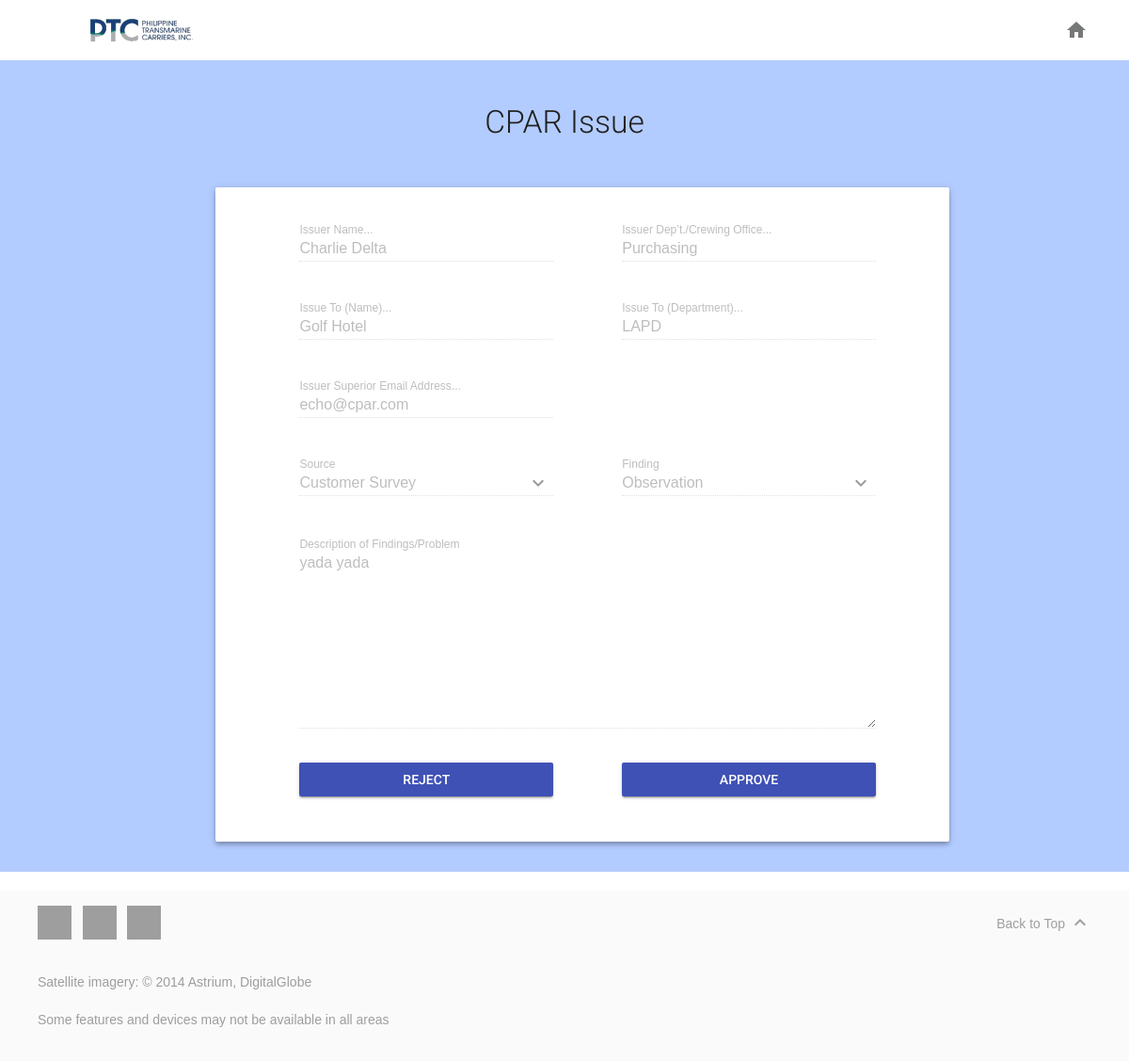
Screenshot of /superior-validate-cpar.php?issue_id_to_validate=19 (signed in) with the database file from the repository.
### tables this page shows
CREATE TABLE `iss` (
  `ISS_ID` int(11) NOT NULL AUTO_INCREMENT,
  `ISS_SRC` varchar(50) DEFAULT NULL,
  `ISS_FNDNG` varchar(50) DEFAULT NULL,
  `ISS_FNDNG_DSC` longtext,
  `ISS_APPRVL_STS` varchar(50) DEFAULT NULL,
  `ISS_VLDT_STS` varchar(50) DEFAULT NULL,
  `ISS_RSN_FR_DNL` longtext,
  `ISS_DT` date DEFAULT NULL,
  `ISS_TM` time DEFAULT NULL,
  `ISS_USR_ISSR_ID` int(11) DEFAULT NULL,
  `ISS_USR_SPR_ID` int(11) DEFAULT NULL,
  `ISS_USR_CNCRN_ID` int(11) DEFAULT NULL,
  `ISS_CNCRN_ID` int(11) DEFAULT NULL,
  `ISS_DT_CRTD` date DEFAULT NULL,
  `ISS_DT_APPRVD` date DEFAULT NULL,
  PRIMARY KEY (`ISS_ID`),
  KEY `ISS_USR_ID` (`ISS_USR_ISSR_ID`),
  KEY `ISS_USR_SPR_ID` (`ISS_USR_SPR_ID`),
  KEY `ISS_USR_CNCRN_ID` (`ISS_USR_CNCRN_ID`),
  KEY `ISS_CNCRN_ID` (`ISS_CNCRN_ID`)
);

CREATE TABLE `usr` (
  `USR_ID` int(11) unsigned NOT NULL AUTO_INCREMENT,
  `USR_NM` varchar(25) DEFAULT NULL,
  `USR_EML` varchar(25) DEFAULT NULL,
  `USR_DPRTMNT` varchar(25) DEFAULT NULL,
  `USR_ACCNT_ID` int(11) unsigned DEFAULT NULL,
  `USR_ACCNT_TYP_ID` int(11) unsigned DEFAULT NULL,
  PRIMARY KEY (`USR_ID`),
  KEY `U_ACCNT_ID` (`USR_ACCNT_ID`),
  KEY `USR_ACCNT_TYP` (`USR_ACCNT_TYP_ID`)
);

### include/superior_get_issue_data.php (called while the page is built, shortened)
<?php
require_once('connect/connect.php');
if(isset($_GET['issue_id_to_validate'])) {
	if($sql = mysqli_query($con, 'SELECT * FROM ISS, USR WHERE ISS_ID = ' . $_GET['issue_id_to_validate'] . ' AND ISS.ISS_USR_ISSR_ID=USR.USR_ID LIMIT 1')) {
		while ($row = mysqli_fetch_array($sql, MYSQLI_ASSOC)) {
			$issr_array[] = $row;
		}
	}
	if($sql = mysqli_query($con, 'SELECT * FROM ISS, USR WHERE ISS_ID = ' . $_GET['issue_id_to_validate'] . ' AND ISS.ISS_USR_SPR_ID=USR.USR_ID LIMIT 1')) {
		while ($row = mysqli_fetch_array($sql, MYSQLI_ASSOC)) {
			$spr_array[] = $row;
		}
	}
	if($sql = mysqli_query($con, 'SELECT * FROM ISS, USR WHERE ISS_ID = ' . $_GET['issue_id_to_validate'] . ' AND ISS.ISS_USR_CNCRN_ID=USR.USR_ID LIMIT 1')) {
		while ($row = mysqli_fetch_array($sql, MYSQLI_ASSOC)) {
			$cncrn_array[] = $row;
		}
	}
}
$issr_nm = $issr_array[0]["USR_NM"];
$issr_dprtmnt = $issr_array[0]["USR_DPRTMNT"];
$cncrn_nm = $cncrn_array[0]["USR_NM"];
$cncrn_dprtmnt = $cncrn_array[0]["USR_DPRTMNT"];
$spr_eml = $spr_array[0]["USR_EML"];
$iss_src = $issr_array[0]["ISS_SRC"];
$iss_fndng = $issr_array[0]["ISS_FNDNG"];
$iss_fndng_dsc = $issr_array[0]["ISS_FNDNG_DSC"];
?>

### superior-validate-cpar.php (the view, shortened to what this page needs)
<!doctype html>
<html lang="en">
  <?php require_once('header.php');
		require_once('include/check_session.php');
		require_once('include/superior_get_issue_data.php');
  ?>
  <body>
    <div class="mdl-layout mdl-js-layout mdl-layout--fixed-header">
      <?php include_once('superior/superior-manage-account-topbar.php'); ?>
         <main class="android-content mdl-layout__content">
           <div class="page-content" style="background-color: #b3ccff">
          <br>
           <div class="mdl-tabs__panel is-active" id="demo">
              <h1>CPAR Issue</h1>
       <div class="mdl-grid">
            <div class="mdl-cell mdl-cell--2-col"></div>
            <div class="mdl-cell mdl-cell--10-col">
               <div class="mdl-grid portfolio-max-width portfolio-contact">
                <div class="mdl-cell mdl-cell--10-col mdl-card mdl-shadow--4dp">
                    <div class="mdl-card__supporting-text">
                            <form action="superior-validate-cpar.php" class="" enctype="multipart/form-data" method="POST">
                                 <div class="mdl-grid">
                                    <div class="mdl-cell mdl-cell--1-col"></div>
                                     <div class="mdl-cell mdl-cell--5-col">
                                        <div class="mdl-textfield mdl-js-textfield mdl-textfield--floating-label" style="width: 100%">
                                            <input class="mdl-textfield__input" pattern="[A-Z,a-z, ]*" type="text" id="Name" value="<?php echo $issr_nm;?>" disabled="true">
                                            <label class="mdl-textfield__label" for="Name">Issuer Name...</label>
                                        </div>
                                     </div>
                                     <div class="mdl-cell mdl-cell--1-col"></div>
                                     <div class="mdl-cell mdl-cell--5-col">
                                          <div class="mdl-textfield mdl-js-textfield mdl-textfield--floating-label" style="width: 100%">
                                            <input class="mdl-textfield__input" pattern="[A-Z,a-z, ]*" type="text" id="Name" value="<?php echo $issr_dprtmnt;?>" disabled="true">
                                            <label class="mdl-textfield__label" for="Name">Issuer Dep’t./Crewing Office...</label>
                                        </div>
                                     </div>
                                    <div class="mdl-cell mdl-cell--1-col"></div>
                                     <div class="mdl-cell mdl-cell--5-col">
                                       <div class="mdl-textfield mdl-js-textfield mdl-textfield--floating-label" style="width: 100%">
                                            <input class="mdl-textfield__input" pattern="[A-Z,a-z, ]*" type="text" id="Name"  value="<?php echo $cncrn_nm;?>" disabled="true">
                                            <label class="mdl-textfield__label" for="Name">Issue To (Name)...</label>
                                        </div>
                                     </div>
                                     <div class="mdl-cell mdl-cell--1-col"></div>
                                     <div class="mdl-cell mdl-cell--5-col">
                                        <div class="mdl-textfield mdl-js-textfield mdl-textfield--floating-label" style="width: 100%">
                                            <input class="mdl-textfield__input" pattern="[A-Z,a-z, ]*" type="text" id="Name"  value="<?php echo $cncrn_dprtmnt;?>" disabled="true">
                                            <label class="mdl-textfield__label" for="Name">Issue To (Department)...</label>
                                        </div>
                                     </div>
                                     <div class="mdl-cell mdl-cell--1-col"></div>
                                     <div class="mdl-cell mdl-cell--5-col">
                                        <div class="mdl-textfield mdl-js-textfield mdl-textfield--floating-label" style="width: 100%">
                                            <input class="mdl-textfield__input" pattern="[A-Z,a-z,0-9,@,. ]*" type="email" id="Name"  value="<?php echo $spr_eml;?>" disabled="true">
                                            <label class="mdl-textfield__label" for="Name">Issuer Superior Email Address...</label>
                                         </div>
                                     </div>
                                    <div class="mdl-cell mdl-cell--6-col"></div>
                                     <br>
                                    <div class="mdl-cell mdl-cell--1-col"></div>
                                     <div class="mdl-cell mdl-cell--5-col">
                                        <div class="mdl-textfield mdl-js-textfield mdl-textfield--floating-label getmdl-select getmdl-select__fullwidth getmdl-select__fix-height">
                                            <input class="mdl-textfield__input" type="text" id="sample" readonly tabIndex="-1"  value="<?php echo $iss_src;?>" disabled="true">
                                            <label for="sample2">
                                                <i class="mdl-icon-toggle__label material-icons">keyboard_arrow_down</i>
                                            </label>
                                            <label for="sample" class="mdl-textfield__label">Source</label>
                                        </div>
                                     </div>
                                     <br>
                                     <div class="mdl-cell mdl-cell--1-col"></div>
                                     <div class="mdl-cell mdl-cell--5-col">
                                        <div class="mdl-textfield mdl-js-textfield mdl-textfield--floating-label getmdl-select getmdl-select__fullwidth getmdl-select__fix-height">
                                            <input class="mdl-textfield__input" type="text" id="sample2" value="<?php echo $iss_fndng; ?>" readonly tabIndex="-1" disabled="true">
                                            <label for="sample2">
                                                <i class="mdl-icon-toggle__label material-icons">keyboard_arrow_down</i>
                                            </label>
                                            <label for="sample2" class="mdl-textfield__label">Finding</label>
                                        </div>
                                     </div>
                                     <br>
                                     <div class="mdl-cell mdl-cell--1-col"></div>
                                     <div class="mdl-cell mdl-cell--11-col">
                                        <div class="mdl-textfield mdl-js-textfield mdl-textfield--floating-label" style="width: 100%">
                                            <textarea disabled="true" class="mdl-textfield__input" type="text" rows= "10" cols="15" id="sample5" ><?php echo $iss_fndng_dsc; ?></textarea>
                                            <label class="mdl-textfield__label" for="sample5">Description of Findings/Problem</label>
                                          </div>
                                    </div>
									 <div class="mdl-cell mdl-cell--1-col"></div>
                                     <div class="mdl-cell mdl-cell--5-col">
										<p>
                                                <button class="mdl-button mdl-js-button mdl-button--raised mdl-js-ripple-effect mdl-button--colored" style="width: 100%" name="reject" type="submit">
                                            Reject
                                                </button>
                                        </p>
									 </div>
									 <div class="mdl-cell mdl-cell--1-col"></div>
                                     <div class="mdl-cell mdl-cell--5-col">
                                        <p>
                                                <button class="mdl-button mdl-js-button mdl-button--raised mdl-js-ripple-effect mdl-button--colored" style="width: 100%" name="approve" type="submit">
                                            Approve
                                                </button>
                                        </p>
                                    </div>
                                     <br>
                                     <br>
                                     <br>
                                </div>
                            </form>
                    </div>
                </div>
                </div>
            </div>
           </div>
            </div>
          </div>
       <?php include_once('superior/superior-footer.php'); ?>
      </main>
    </div>
  </body>
</html>

### assets/css/header.css (style rules this page uses)
body { margin: 0; }

### assets/css/table.css (style rules this page uses)
*, *:after, *:before { -webkit-box-sizing: border-box; -moz-box-sizing: border-box; box-sizing: border-box; }
#demo { margin: 20px auto; }
#demo h1 { font-size: 2.4rem; line-height: 3.2rem; letter-spacing: 0; font-weight: 300; color: #212121; text-transform: inherit; margin-bottom: 1rem; text-align: center; }

### assets/css/textbox.css (style rules this page uses)
.form-style-1 input[type=text], .form-style-1 input[type=date], .form-style-1 input[type=datetime], .form-style-1 input[type=number], .form-style-1 input[type=search], .form-style-1 input[type=time], .form-style-1 input[type=url], .form-style-1 input[type=email], textarea, select { box-sizing: border-box; -webkit-box-sizing: border-box; -moz-box-sizing: border-box; border:1px solid #BEBEBE; padding: 7px; margin:0px; -webkit-transition: all 0.30s ease-in-out; -moz-transition: all 0.30s ease-in-out; -ms-transition: all 0.30s ease-in-out; -o-transition: all 0.30s ease-in-out; outline: none; }

### rows the page displays
iss: USR_NM "Charlie Delta", USR_DPRTMNT "Purchasing", USR_NM "Golf Hotel", USR_DPRTMNT "LAPD", USR_EML "echo@cpar.com", ISS_SRC "Customer Survey", ISS_FNDNG "Observation", ISS_FNDNG_DSC "yada yada"
